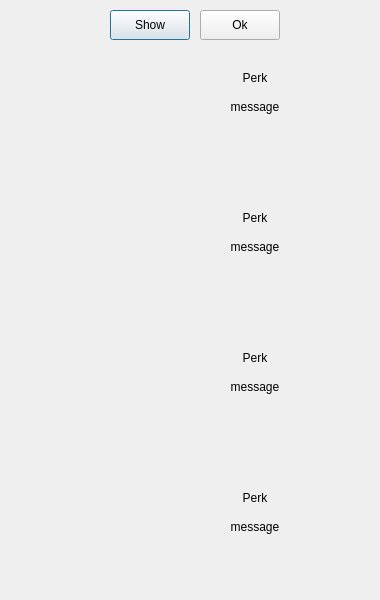
<?xml version="1.0" encoding="UTF-8"?>
<ui version="4.0">
 <class>NotificationTemplate</class>
 <widget class="QDialog" name="NotificationTemplate">
  <property name="geometry">
   <rect>
    <x>0</x>
    <y>0</y>
    <width>380</width>
    <height>600</height>
   </rect>
  </property>
  <property name="minimumSize">
   <size>
    <width>380</width>
    <height>140</height>
   </size>
  </property>
  <property name="maximumSize">
   <size>
    <width>380</width>
    <height>600</height>
   </size>
  </property>
  <property name="windowTitle">
   <string>Dialog</string>
  </property>
  <widget class="QLabel" name="msg4_lbl">
   <property name="geometry">
    <rect>
     <x>130</x>
     <y>520</y>
     <width>250</width>
     <height>60</height>
    </rect>
   </property>
   <property name="sizePolicy">
    <sizepolicy hsizetype="Preferred" vsizetype="Fixed">
     <horstretch>0</horstretch>
     <verstretch>0</verstretch>
    </sizepolicy>
   </property>
   <property name="styleSheet">
    <string notr="true"/>
   </property>
   <property name="text">
    <string>message</string>
   </property>
   <property name="alignment">
    <set>Qt::AlignHCenter|Qt::AlignTop</set>
   </property>
   <property name="wordWrap">
    <bool>true</bool>
   </property>
  </widget>
  <widget class="QLabel" name="img1">
   <property name="geometry">
    <rect>
     <x>25</x>
     <y>60</y>
     <width>100</width>
     <height>100</height>
    </rect>
   </property>
   <property name="sizePolicy">
    <sizepolicy hsizetype="Fixed" vsizetype="Fixed">
     <horstretch>0</horstretch>
     <verstretch>0</verstretch>
    </sizepolicy>
   </property>
   <property name="minimumSize">
    <size>
     <width>100</width>
     <height>100</height>
    </size>
   </property>
   <property name="maximumSize">
    <size>
     <width>100</width>
     <height>100</height>
    </size>
   </property>
   <property name="cursor">
    <cursorShape>ArrowCursor</cursorShape>
   </property>
   <property name="toolTip">
    <string/>
   </property>
   <property name="whatsThis">
    <string/>
   </property>
   <property name="styleSheet">
    <string notr="true"/>
   </property>
   <property name="text">
    <string/>
   </property>
   <property name="alignment">
    <set>Qt::AlignCenter</set>
   </property>
  </widget>
  <widget class="QLabel" name="perk3_lbl">
   <property name="geometry">
    <rect>
     <x>130</x>
     <y>340</y>
     <width>250</width>
     <height>35</height>
    </rect>
   </property>
   <property name="styleSheet">
    <string notr="true"/>
   </property>
   <property name="text">
    <string>Perk</string>
   </property>
   <property name="alignment">
    <set>Qt::AlignCenter</set>
   </property>
  </widget>
  <widget class="QLabel" name="perk1_lbl">
   <property name="geometry">
    <rect>
     <x>130</x>
     <y>60</y>
     <width>250</width>
     <height>35</height>
    </rect>
   </property>
   <property name="styleSheet">
    <string notr="true"/>
   </property>
   <property name="text">
    <string>Perk</string>
   </property>
   <property name="alignment">
    <set>Qt::AlignCenter</set>
   </property>
  </widget>
  <widget class="QLabel" name="img3">
   <property name="geometry">
    <rect>
     <x>25</x>
     <y>340</y>
     <width>100</width>
     <height>100</height>
    </rect>
   </property>
   <property name="sizePolicy">
    <sizepolicy hsizetype="Fixed" vsizetype="Fixed">
     <horstretch>0</horstretch>
     <verstretch>0</verstretch>
    </sizepolicy>
   </property>
   <property name="minimumSize">
    <size>
     <width>100</width>
     <height>100</height>
    </size>
   </property>
   <property name="maximumSize">
    <size>
     <width>100</width>
     <height>100</height>
    </size>
   </property>
   <property name="cursor">
    <cursorShape>ArrowCursor</cursorShape>
   </property>
   <property name="toolTip">
    <string/>
   </property>
   <property name="whatsThis">
    <string/>
   </property>
   <property name="styleSheet">
    <string notr="true"/>
   </property>
   <property name="text">
    <string/>
   </property>
   <property name="alignment">
    <set>Qt::AlignCenter</set>
   </property>
  </widget>
  <widget class="QLabel" name="msg3_lbl">
   <property name="geometry">
    <rect>
     <x>130</x>
     <y>380</y>
     <width>250</width>
     <height>60</height>
    </rect>
   </property>
   <property name="sizePolicy">
    <sizepolicy hsizetype="Preferred" vsizetype="Fixed">
     <horstretch>0</horstretch>
     <verstretch>0</verstretch>
    </sizepolicy>
   </property>
   <property name="styleSheet">
    <string notr="true"/>
   </property>
   <property name="text">
    <string>message</string>
   </property>
   <property name="alignment">
    <set>Qt::AlignHCenter|Qt::AlignTop</set>
   </property>
   <property name="wordWrap">
    <bool>true</bool>
   </property>
  </widget>
  <widget class="QLabel" name="msg2_lbl">
   <property name="geometry">
    <rect>
     <x>130</x>
     <y>240</y>
     <width>250</width>
     <height>60</height>
    </rect>
   </property>
   <property name="sizePolicy">
    <sizepolicy hsizetype="Preferred" vsizetype="Fixed">
     <horstretch>0</horstretch>
     <verstretch>0</verstretch>
    </sizepolicy>
   </property>
   <property name="styleSheet">
    <string notr="true"/>
   </property>
   <property name="text">
    <string>message</string>
   </property>
   <property name="alignment">
    <set>Qt::AlignHCenter|Qt::AlignTop</set>
   </property>
   <property name="wordWrap">
    <bool>true</bool>
   </property>
  </widget>
  <widget class="QLabel" name="img4">
   <property name="geometry">
    <rect>
     <x>25</x>
     <y>480</y>
     <width>100</width>
     <height>100</height>
    </rect>
   </property>
   <property name="sizePolicy">
    <sizepolicy hsizetype="Fixed" vsizetype="Fixed">
     <horstretch>0</horstretch>
     <verstretch>0</verstretch>
    </sizepolicy>
   </property>
   <property name="minimumSize">
    <size>
     <width>100</width>
     <height>100</height>
    </size>
   </property>
   <property name="maximumSize">
    <size>
     <width>100</width>
     <height>100</height>
    </size>
   </property>
   <property name="cursor">
    <cursorShape>ArrowCursor</cursorShape>
   </property>
   <property name="toolTip">
    <string/>
   </property>
   <property name="whatsThis">
    <string/>
   </property>
   <property name="styleSheet">
    <string notr="true"/>
   </property>
   <property name="text">
    <string/>
   </property>
   <property name="alignment">
    <set>Qt::AlignCenter</set>
   </property>
  </widget>
  <widget class="QLabel" name="img2">
   <property name="geometry">
    <rect>
     <x>25</x>
     <y>200</y>
     <width>100</width>
     <height>100</height>
    </rect>
   </property>
   <property name="sizePolicy">
    <sizepolicy hsizetype="Fixed" vsizetype="Fixed">
     <horstretch>0</horstretch>
     <verstretch>0</verstretch>
    </sizepolicy>
   </property>
   <property name="minimumSize">
    <size>
     <width>100</width>
     <height>100</height>
    </size>
   </property>
   <property name="maximumSize">
    <size>
     <width>100</width>
     <height>100</height>
    </size>
   </property>
   <property name="cursor">
    <cursorShape>ArrowCursor</cursorShape>
   </property>
   <property name="toolTip">
    <string/>
   </property>
   <property name="whatsThis">
    <string/>
   </property>
   <property name="styleSheet">
    <string notr="true"/>
   </property>
   <property name="text">
    <string/>
   </property>
   <property name="alignment">
    <set>Qt::AlignCenter</set>
   </property>
  </widget>
  <widget class="QLabel" name="perk4_lbl">
   <property name="geometry">
    <rect>
     <x>130</x>
     <y>480</y>
     <width>250</width>
     <height>35</height>
    </rect>
   </property>
   <property name="styleSheet">
    <string notr="true"/>
   </property>
   <property name="text">
    <string>Perk</string>
   </property>
   <property name="alignment">
    <set>Qt::AlignCenter</set>
   </property>
  </widget>
  <widget class="QLabel" name="bg">
   <property name="geometry">
    <rect>
     <x>0</x>
     <y>0</y>
     <width>380</width>
     <height>600</height>
    </rect>
   </property>
   <property name="sizePolicy">
    <sizepolicy hsizetype="Fixed" vsizetype="Fixed">
     <horstretch>0</horstretch>
     <verstretch>0</verstretch>
    </sizepolicy>
   </property>
   <property name="styleSheet">
    <string notr="true"/>
   </property>
   <property name="text">
    <string/>
   </property>
   <property name="scaledContents">
    <bool>false</bool>
   </property>
  </widget>
  <widget class="QLabel" name="msg1_lbl">
   <property name="geometry">
    <rect>
     <x>130</x>
     <y>100</y>
     <width>250</width>
     <height>60</height>
    </rect>
   </property>
   <property name="sizePolicy">
    <sizepolicy hsizetype="Preferred" vsizetype="Fixed">
     <horstretch>0</horstretch>
     <verstretch>0</verstretch>
    </sizepolicy>
   </property>
   <property name="styleSheet">
    <string notr="true"/>
   </property>
   <property name="text">
    <string>message</string>
   </property>
   <property name="alignment">
    <set>Qt::AlignHCenter|Qt::AlignTop</set>
   </property>
   <property name="wordWrap">
    <bool>true</bool>
   </property>
  </widget>
  <widget class="QLabel" name="perk2_lbl">
   <property name="geometry">
    <rect>
     <x>130</x>
     <y>200</y>
     <width>250</width>
     <height>35</height>
    </rect>
   </property>
   <property name="styleSheet">
    <string notr="true"/>
   </property>
   <property name="text">
    <string>Perk</string>
   </property>
   <property name="alignment">
    <set>Qt::AlignCenter</set>
   </property>
  </widget>
  <widget class="QPushButton" name="show_btn">
   <property name="geometry">
    <rect>
     <x>110</x>
     <y>10</y>
     <width>80</width>
     <height>30</height>
    </rect>
   </property>
   <property name="styleSheet">
    <string notr="true"/>
   </property>
   <property name="text">
    <string>Show</string>
   </property>
  </widget>
  <widget class="QPushButton" name="close_btn">
   <property name="geometry">
    <rect>
     <x>200</x>
     <y>10</y>
     <width>80</width>
     <height>30</height>
    </rect>
   </property>
   <property name="styleSheet">
    <string notr="true"/>
   </property>
   <property name="text">
    <string>Ok</string>
   </property>
  </widget>
  <widget class="QLabel" name="frame1">
   <property name="geometry">
    <rect>
     <x>0</x>
     <y>35</y>
     <width>150</width>
     <height>150</height>
    </rect>
   </property>
   <property name="sizePolicy">
    <sizepolicy hsizetype="Fixed" vsizetype="Fixed">
     <horstretch>0</horstretch>
     <verstretch>0</verstretch>
    </sizepolicy>
   </property>
   <property name="minimumSize">
    <size>
     <width>150</width>
     <height>150</height>
    </size>
   </property>
   <property name="maximumSize">
    <size>
     <width>150</width>
     <height>150</height>
    </size>
   </property>
   <property name="cursor">
    <cursorShape>ArrowCursor</cursorShape>
   </property>
   <property name="toolTip">
    <string/>
   </property>
   <property name="whatsThis">
    <string/>
   </property>
   <property name="styleSheet">
    <string notr="true"/>
   </property>
   <property name="text">
    <string/>
   </property>
   <property name="alignment">
    <set>Qt::AlignCenter</set>
   </property>
  </widget>
  <widget class="QLabel" name="frame2">
   <property name="geometry">
    <rect>
     <x>0</x>
     <y>175</y>
     <width>150</width>
     <height>150</height>
    </rect>
   </property>
   <property name="sizePolicy">
    <sizepolicy hsizetype="Fixed" vsizetype="Fixed">
     <horstretch>0</horstretch>
     <verstretch>0</verstretch>
    </sizepolicy>
   </property>
   <property name="minimumSize">
    <size>
     <width>150</width>
     <height>150</height>
    </size>
   </property>
   <property name="maximumSize">
    <size>
     <width>150</width>
     <height>150</height>
    </size>
   </property>
   <property name="cursor">
    <cursorShape>ArrowCursor</cursorShape>
   </property>
   <property name="toolTip">
    <string/>
   </property>
   <property name="whatsThis">
    <string/>
   </property>
   <property name="styleSheet">
    <string notr="true"/>
   </property>
   <property name="text">
    <string/>
   </property>
   <property name="alignment">
    <set>Qt::AlignCenter</set>
   </property>
  </widget>
  <widget class="QLabel" name="frame3">
   <property name="geometry">
    <rect>
     <x>0</x>
     <y>315</y>
     <width>150</width>
     <height>150</height>
    </rect>
   </property>
   <property name="sizePolicy">
    <sizepolicy hsizetype="Fixed" vsizetype="Fixed">
     <horstretch>0</horstretch>
     <verstretch>0</verstretch>
    </sizepolicy>
   </property>
   <property name="minimumSize">
    <size>
     <width>150</width>
     <height>150</height>
    </size>
   </property>
   <property name="maximumSize">
    <size>
     <width>150</width>
     <height>150</height>
    </size>
   </property>
   <property name="cursor">
    <cursorShape>ArrowCursor</cursorShape>
   </property>
   <property name="toolTip">
    <string/>
   </property>
   <property name="whatsThis">
    <string/>
   </property>
   <property name="styleSheet">
    <string notr="true"/>
   </property>
   <property name="text">
    <string/>
   </property>
   <property name="alignment">
    <set>Qt::AlignCenter</set>
   </property>
  </widget>
  <widget class="QLabel" name="frame4">
   <property name="geometry">
    <rect>
     <x>0</x>
     <y>455</y>
     <width>150</width>
     <height>150</height>
    </rect>
   </property>
   <property name="sizePolicy">
    <sizepolicy hsizetype="Fixed" vsizetype="Fixed">
     <horstretch>0</horstretch>
     <verstretch>0</verstretch>
    </sizepolicy>
   </property>
   <property name="minimumSize">
    <size>
     <width>150</width>
     <height>150</height>
    </size>
   </property>
   <property name="maximumSize">
    <size>
     <width>150</width>
     <height>150</height>
    </size>
   </property>
   <property name="cursor">
    <cursorShape>ArrowCursor</cursorShape>
   </property>
   <property name="toolTip">
    <string/>
   </property>
   <property name="whatsThis">
    <string/>
   </property>
   <property name="styleSheet">
    <string notr="true"/>
   </property>
   <property name="text">
    <string/>
   </property>
   <property name="alignment">
    <set>Qt::AlignCenter</set>
   </property>
  </widget>
  <zorder>bg</zorder>
  <zorder>msg4_lbl</zorder>
  <zorder>img1</zorder>
  <zorder>perk3_lbl</zorder>
  <zorder>perk1_lbl</zorder>
  <zorder>img3</zorder>
  <zorder>msg3_lbl</zorder>
  <zorder>msg2_lbl</zorder>
  <zorder>img4</zorder>
  <zorder>img2</zorder>
  <zorder>perk4_lbl</zorder>
  <zorder>msg1_lbl</zorder>
  <zorder>perk2_lbl</zorder>
  <zorder>show_btn</zorder>
  <zorder>close_btn</zorder>
  <zorder>frame1</zorder>
  <zorder>frame2</zorder>
  <zorder>frame3</zorder>
  <zorder>frame4</zorder>
 </widget>
 <resources/>
 <connections/>
</ui>
